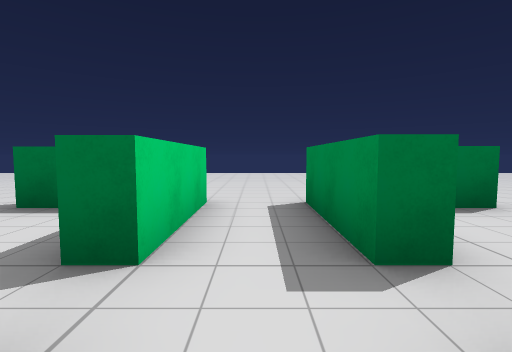
View 1 (above)

19 first-person views from a walk through a 3-D level made in the Unity game engine. The camera is 1.4 m above the floor, tilts 4° down and sees 85° across. The floor is counted in squares, 2 m on a side. Each view is taken from the middle of a square. On the plan, view 1 faces up. The plan holds only what a view shows up to about 9 squares ahead; the rest is blank. The place goes on beyond the plan. The player character is not drawn.

View 2
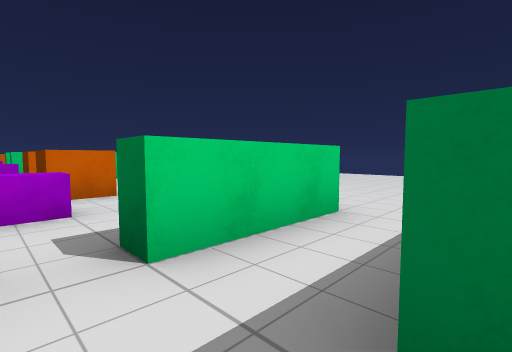

View 3
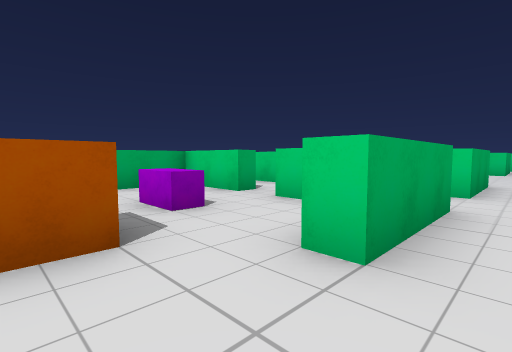

View 4
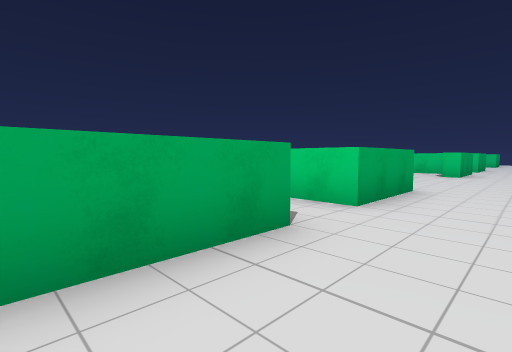

View 5
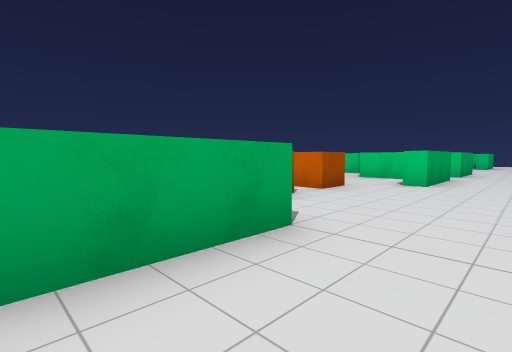

View 6
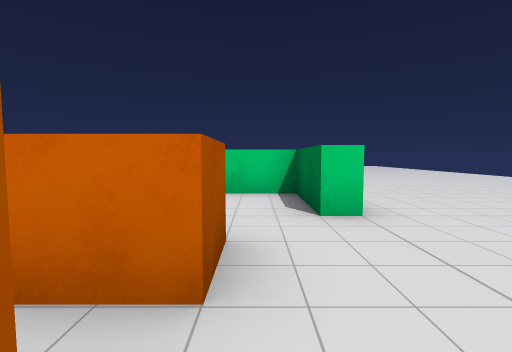

View 7
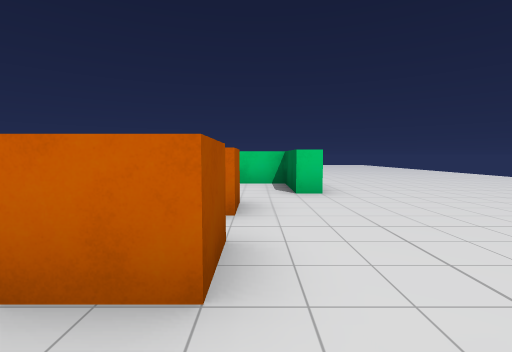

View 8
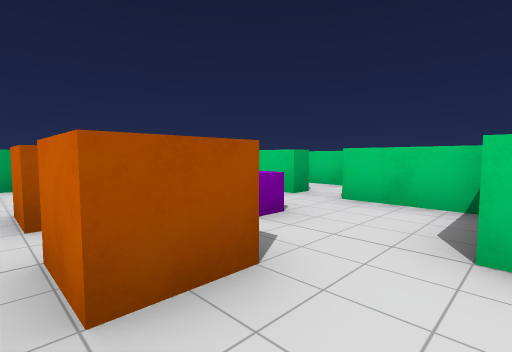

View 9
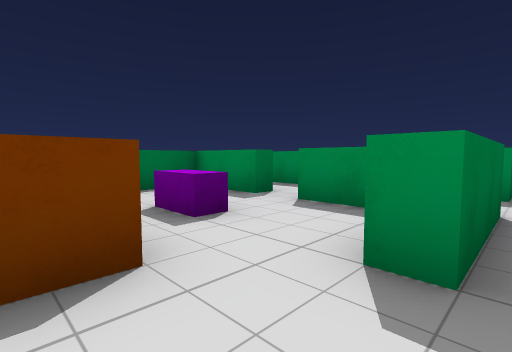

View 10
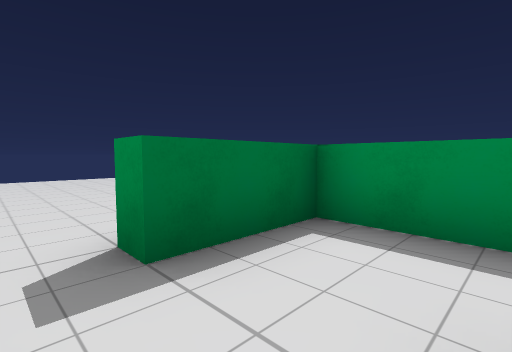

View 11
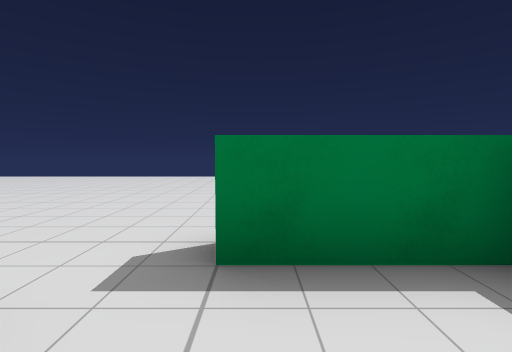

View 12
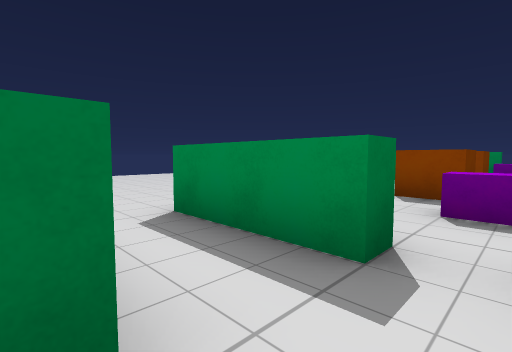

View 13
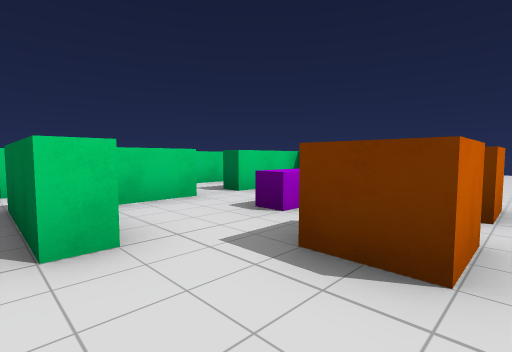

View 14
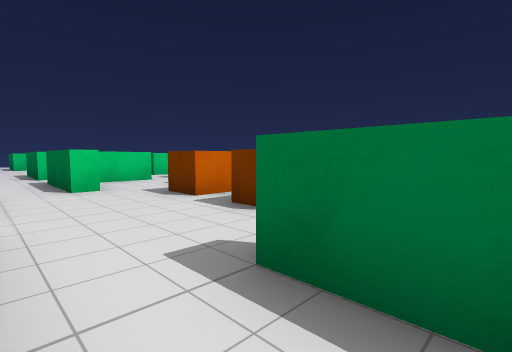

View 15
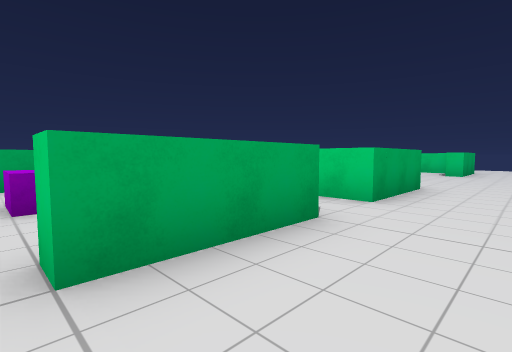

View 16
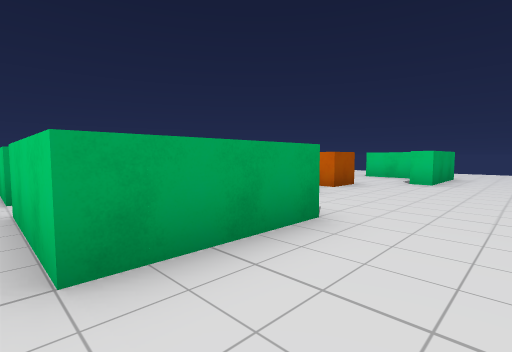

View 17
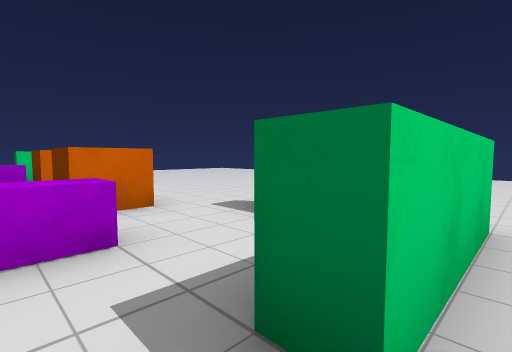

View 18
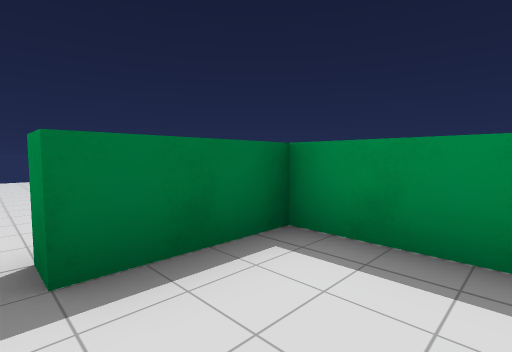

View 19
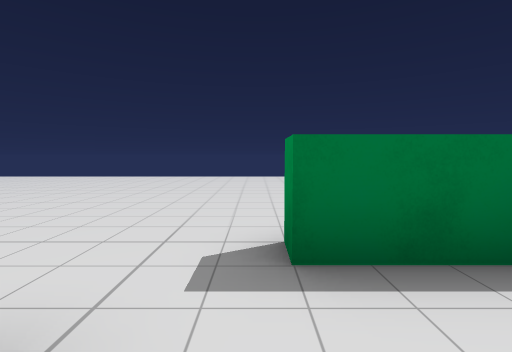

### Floor plan
Points are (right, up) in squares from view 1. A wall is a line through its corners. A room is listed if a view was taken in it or the views show most of it. See-through windows are left out.
Room 1 (views 1, 14)
walls: (-0.7, -1.7) (-3.3, -1.7); (-0.8, 0) (-0.8, -0.8); (0.8, 1.8) (0.8, 4.3); (-0.8, 4.3) (-0.8, 1.8)
ways out: opening at (-3, -3) to room 2; opening at (-1, 1) to room 2; opening at (0, 5) to room 2; opening at (1, 1) to room 2
Room 2 (views 2, 3, 4, 5, 6, 7, 8, 9, 10, 11, 12, 13, 15, 16, 18, 19)
walls: (-10.9, 4.3) (-8.3, 4.3) (-8.3, 3.8) (-10.3, 3.8) (-10.3, 1.8) (-10.9, 1.8); (-10.8, 0.8) (-10.3, 0.8) (-10.3, -0.8); (-12.3, 1.8) (-12.8, 1.8) (-12.8, 3.8) (-14.8, 3.8) (-14.8, 4.3) (-12.3, 4.3); (-8.9, -1.2) (-8.3, -1.2) (-8.3, -1.7) (-9.5, -1.7); (-12.3, -1.7) (-13.5, -1.7); (-3.3, -1.7) (-3.3, -1.1); (-0.8, 1.8) (-1.3, 1.8) (-1.3, 3.8) (-3.3, 3.8) (-3.3, 4.3) (-0.8, 4.3); (-1.3, -0.4) (-1.3, 0.9); (0.8, 4.3) (3.3, 4.3) (3.3, 3.8) (2.6, 3.8); (1.3, 2.4) (1.3, 1.8) (0.8, 1.8); (0.8, 0.8) (1.3, 0.8) (1.3, -1.2) (3, -1.2); (-21.8, 3.2) (-21.8, 1.7); (-22.4, 4.3) (-19.8, 4.3) (-19.8, 3.8)
ways out: opening at (-3, -3) to room 1; opening at (-1, 1) to room 1; opening at (0, 5) to room 1; opening at (1, 1) to room 1; opening at (-13, 1) to room 3; opening at (-12, 5) to room 3; opening at (-11, 1) to room 3; opening at (-9, -3) to room 3; opening at (-24, 4.7)
objects: purple block (-20, 1); orange block (-18, 2); orange block (-16, 2); purple block (-15, 1); purple block (-9, 1); orange block (-7, 0); orange block (-7, 2); orange block (-5, 0); orange block (-5, 2); purple block (-3, 1); purple block (3, 1); orange block (5, 2); orange block (6, 2)
Room 3 (view 17)
walls: (-12.3, 0.7) (-12.3, -1.7); (-9.5, -1.7) (-10.7, -1.7); (-12.3, 4.3) (-12.3, 1.8)
ways out: opening at (-13, 1) to room 2; opening at (-12, 5) to room 2; opening at (-11, 1) to room 2; opening at (-9, -3) to room 2

Where each view was taken, in squares from view 1:
view 1: 0 up, 0 right, facing up
view 2: 1 up, 1 right, facing up-left
view 3: 5 up, 5 right, facing down-left
view 4: 6 up, 3 right, facing down-left
view 5: 6 up, 1 left, facing down-left
view 6: 3 up, 5 left, facing left
view 7: 3 up, 3 left, facing left
view 8: 4 up, 6 left, facing down-left
view 9: 2 down, 5 left, facing up-right
view 10: 2 up, 4 left, facing up-right
view 11: 2 up, 3 left, facing up
view 12: 1 up, 1 left, facing up-right
view 13: 2 down, 6 left, facing up-left
view 14: 3 down, 2 left, facing up-left
view 15: 6 up, 8 left, facing down-left
view 16: 6 up, 12 left, facing down-left
view 17: 1 up, 12 left, facing up-left
view 18: 2 up, 15 left, facing up-right
view 19: 2 up, 15 left, facing up
